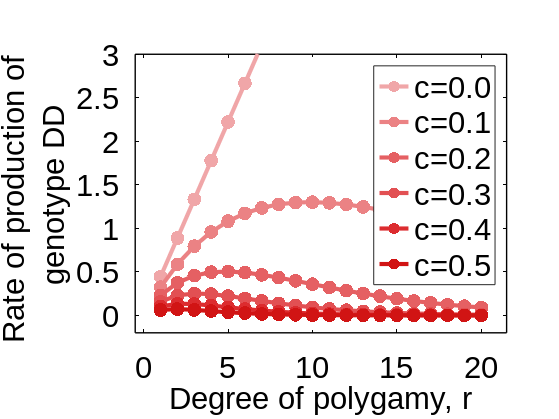

Source code (MATLAB):
%% Figure B1
% This code generates the figure B1 of the manuscript.

% Figure B1: Effect on the rate of production of DD genotype with increases
% in degree of polygamy for different fitness cost. 
% We start from a population consisting of equal abundance of all the three 
% genotypes with 100\% drive efficiency of distortion based gene drive for 
% different fitness cost. Increasing the fitness cost of drive allele decreases 
% the overall production of DD genotype. For moderate level of fitness cost, 
% production of genotype DD first increases upto a point for species with 
% higher level of polygamy but then started to decrease.

clc; clear; % close all;

yww = 1/3;
ywd = 1/3;
ydd = 1/3;

xww = 1/3;
xwd = 1/3;
xdd = 1/3;

c = 0;
fww = 1;
fwd = 1-c;
fdd = (1-c)^2;

p = 1;
d = 0;

r = 1:20; % [1,2,3,4,5];
lineStyles = (1/256)*[241, 167, 169;236, 131, 133;230, 96, 99;227, 80, 83;221, 44, 47;210, 20, 20];

% Output
figure()
% Change default axes fonts.
set(0,'DefaultAxesFontName', 'Arial')
set(0,'DefaultAxesFontSize', 22)

% Change default text fonts.
set(0,'DefaultTextFontname', 'Arial')
set(0,'DefaultTextFontSize', 22)
i = 1;

for c = [0.0,0.1,0.2,0.3,0.4,0.5]
fww = 1;
fwd = 1-c;
fdd = (1-c)^2;

Fww = r.*(fdd.*xdd+fwd.*xwd+fww.*xww).^((-1)+r).*((-1).*fwd.*((-1)+p).* ...
  xwd+fww.*xww).*(((-1)+d).*fwd.*((-1)+p).*xwd+fww.*xww);

Fwd = r.*(fdd.*xdd+fwd.*xwd+fww.*xww).^((-1)+r).*((-1).*fwd.*((-1)+p).*( ...
  2.*fdd.*xdd.*xwd+2.*fwd.*p.*xwd.^2)+fww.*(2.*fdd.*xdd.*xww+2.* ...
  fwd.*p.*xwd.*xww));

Fdd = r.*(fdd.*xdd+fwd.*p.*xwd).^2.*(fdd.*xdd+fwd.*xwd+fww.*xww).^((-1)+ ...
  r);

plot(r,Fdd,'.-','Linewidth',3,'Markersize',30,'Color',lineStyles(i,:))
i = i + 1;
hold on
end

xlabel('Degree of polygamy, r','FontSize' , 22)
ylabel({'Rate of production of ','genotype DD'},'FontSize' , 22)
pbaspect([1 0.75 1])
set(gca, ...
  'Box'         , 'on'     , ...
  'TickDir'     , 'in'     , ...
  'TickLength'  , [.01 .01] , ...
  'YGrid'       , 'off'      , ...
  'XColor'      , [0 0 0], ...
  'YColor'      , [0 0 0], ...
  'LineWidth'   , 1         );

axis([r(1)-1.5 r(end)+1.5 -0.2 3])
legend('c=0.0','c=0.1','c=0.2','c=0.3','c=0.4','c=0.5', 'Fontsize',22,'Location','NorthEast')
% title('x_{WW}=x_{WD}=x_{DD}=1/3')
set(gcf, 'PaperPositionMode', 'auto');
print('mat_sys_fun_rel.eps','-depsc2')

